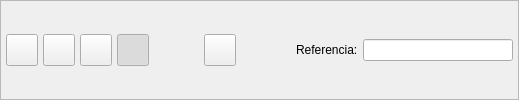
      <widget class="QFrame" name="frame_3">
       <property name="sizePolicy">
        <sizepolicy hsizetype="Expanding" vsizetype="Fixed">
         <horstretch>0</horstretch>
         <verstretch>0</verstretch>
        </sizepolicy>
       </property>
       <property name="frameShape">
        <enum>QFrame::StyledPanel</enum>
       </property>
       <property name="frameShadow">
        <enum>QFrame::Raised</enum>
       </property>
       <layout class="QHBoxLayout">
        <property name="spacing">
         <number>5</number>
        </property>
        <property name="margin">
         <number>5</number>
        </property>
        <item>
         <widget class="QToolButton" name="mui_guardar">
          <property name="minimumSize">
           <size>
            <width>32</width>
            <height>32</height>
           </size>
          </property>
          <property name="maximumSize">
           <size>
            <width>32</width>
            <height>32</height>
           </size>
          </property>
          <property name="toolTip">
           <string>Guardar albaran</string>
          </property>
          <property name="whatsThis">
           <string>Guardar albaran</string>
          </property>
          <property name="text">
           <string/>
          </property>
          <property name="icon">
           <iconset resource="../../../bulmages.qrc">
            <normaloff>:/Images/edit-save.png</normaloff>:/Images/edit-save.png</iconset>
          </property>
          <property name="iconSize">
           <size>
            <width>32</width>
            <height>32</height>
           </size>
          </property>
         </widget>
        </item>
        <item>
         <widget class="QToolButton" name="mui_borrar">
          <property name="minimumSize">
           <size>
            <width>32</width>
            <height>32</height>
           </size>
          </property>
          <property name="maximumSize">
           <size>
            <width>32</width>
            <height>32</height>
           </size>
          </property>
          <property name="toolTip">
           <string>Borrar albaran</string>
          </property>
          <property name="whatsThis">
           <string>Borrar albaran</string>
          </property>
          <property name="text">
           <string/>
          </property>
          <property name="icon">
           <iconset resource="../../../bulmages.qrc">
            <normaloff>:/Images/edit-delete.png</normaloff>:/Images/edit-delete.png</iconset>
          </property>
          <property name="iconSize">
           <size>
            <width>32</width>
            <height>32</height>
           </size>
          </property>
         </widget>
        </item>
        <item>
         <widget class="QToolButton" name="mui_imprimir">
          <property name="minimumSize">
           <size>
            <width>32</width>
            <height>32</height>
           </size>
          </property>
          <property name="maximumSize">
           <size>
            <width>32</width>
            <height>32</height>
           </size>
          </property>
          <property name="toolTip">
           <string>Imprimir albaran</string>
          </property>
          <property name="whatsThis">
           <string>Imprimir albaran</string>
          </property>
          <property name="text">
           <string/>
          </property>
          <property name="icon">
           <iconset resource="../../../bulmages.qrc">
            <normaloff>:/Images/document-print.png</normaloff>:/Images/document-print.png</iconset>
          </property>
          <property name="iconSize">
           <size>
            <width>32</width>
            <height>32</height>
           </size>
          </property>
         </widget>
        </item>
        <item>
         <widget class="QToolButton" name="mui_detalles">
          <property name="minimumSize">
           <size>
            <width>32</width>
            <height>32</height>
           </size>
          </property>
          <property name="maximumSize">
           <size>
            <width>32</width>
            <height>32</height>
           </size>
          </property>
          <property name="toolTip">
           <string>Mostrar/ocultar cabecera</string>
          </property>
          <property name="whatsThis">
           <string>Mostrar/ocultar cabecera</string>
          </property>
          <property name="text">
           <string/>
          </property>
          <property name="icon">
           <iconset resource="../../../bulmages.qrc">
            <normaloff>:/Images/document-properties.png</normaloff>:/Images/document-properties.png</iconset>
          </property>
          <property name="iconSize">
           <size>
            <width>32</width>
            <height>32</height>
           </size>
          </property>
          <property name="checkable">
           <bool>true</bool>
          </property>
          <property name="checked">
           <bool>true</bool>
          </property>
         </widget>
        </item>
        <item>
         <spacer>
          <property name="orientation">
           <enum>Qt::Horizontal</enum>
          </property>
          <property name="sizeType">
           <enum>QSizePolicy::Expanding</enum>
          </property>
          <property name="sizeHint" stdset="0">
           <size>
            <width>50</width>
            <height>30</height>
           </size>
          </property>
         </spacer>
        </item>
        <item>
         <widget class="QToolButton" name="mui_verpedidocliente">
          <property name="minimumSize">
           <size>
            <width>32</width>
            <height>32</height>
           </size>
          </property>
          <property name="maximumSize">
           <size>
            <width>32</width>
            <height>32</height>
           </size>
          </property>
          <property name="toolTip">
           <string>Ver pedidos con la misma referencia</string>
          </property>
          <property name="whatsThis">
           <string>Ver pedidos con la misma referencia</string>
          </property>
          <property name="text">
           <string/>
          </property>
          <property name="icon">
           <iconset resource="../../../bulmages.qrc">
            <normaloff>:/Images/client-delivery-order.png</normaloff>:/Images/client-delivery-order.png</iconset>
          </property>
          <property name="iconSize">
           <size>
            <width>32</width>
            <height>32</height>
           </size>
          </property>
         </widget>
        </item>
        <item>
         <widget class="QFrame" name="mui_plugbotones">
          <property name="sizePolicy">
           <sizepolicy hsizetype="Expanding" vsizetype="Preferred">
            <horstretch>0</horstretch>
            <verstretch>0</verstretch>
           </sizepolicy>
          </property>
          <property name="frameShape">
           <enum>QFrame::NoFrame</enum>
          </property>
          <property name="frameShadow">
           <enum>QFrame::Plain</enum>
          </property>
          <property name="lineWidth">
           <number>0</number>
          </property>
         </widget>
        </item>
        <item>
         <spacer>
          <property name="orientation">
           <enum>Qt::Horizontal</enum>
          </property>
          <property name="sizeType">
           <enum>QSizePolicy::Expanding</enum>
          </property>
          <property name="sizeHint" stdset="0">
           <size>
            <width>50</width>
            <height>30</height>
           </size>
          </property>
         </spacer>
        </item>
        <item>
         <widget class="QLabel" name="label5">
          <property name="sizePolicy">
           <sizepolicy hsizetype="Preferred" vsizetype="Fixed">
            <horstretch>0</horstretch>
            <verstretch>0</verstretch>
           </sizepolicy>
          </property>
          <property name="text">
           <string>Referencia:</string>
          </property>
          <property name="buddy">
           <cstring>mui_refalbaran</cstring>
          </property>
         </widget>
        </item>
        <item>
         <widget class="BfBuscarReferencia" name="mui_refalbaran">
          <property name="minimumSize">
           <size>
            <width>150</width>
            <height>0</height>
           </size>
          </property>
          <property name="maximumSize">
           <size>
            <width>150</width>
            <height>16777215</height>
           </size>
          </property>
         </widget>
        </item>
       </layout>
      </widget>
